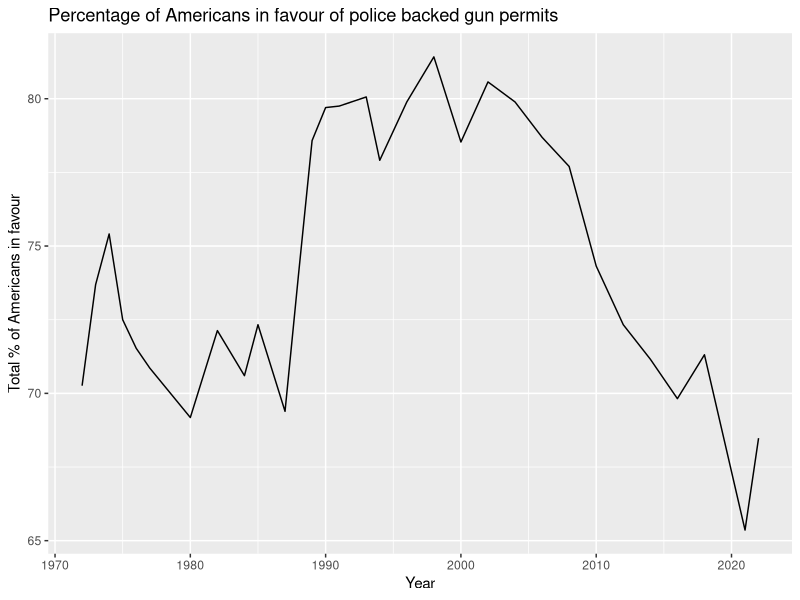
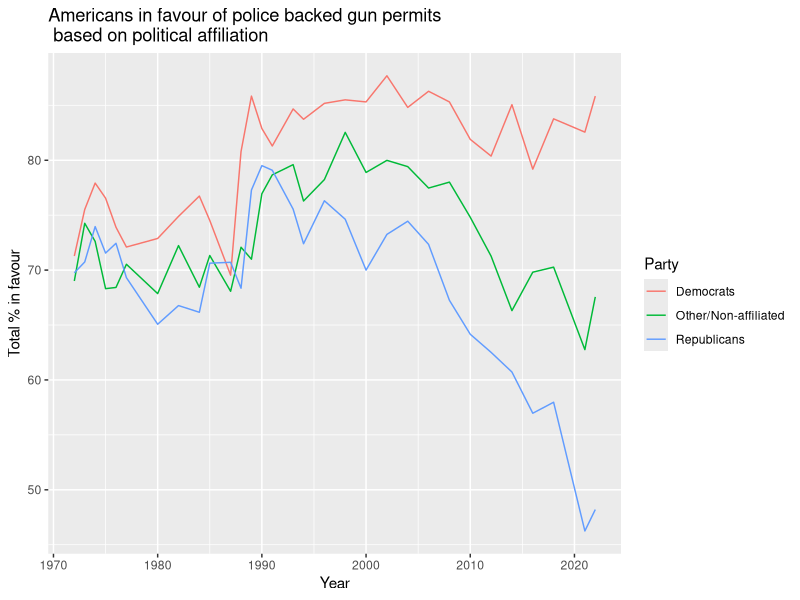
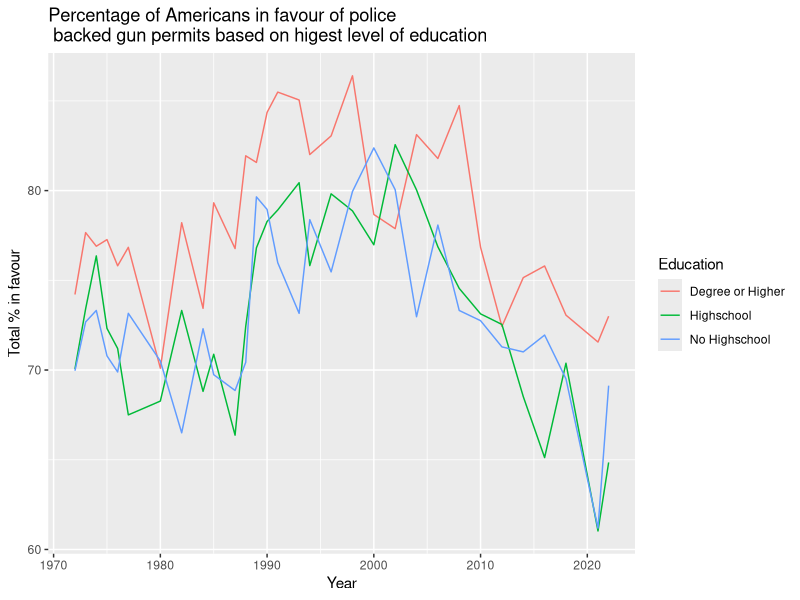
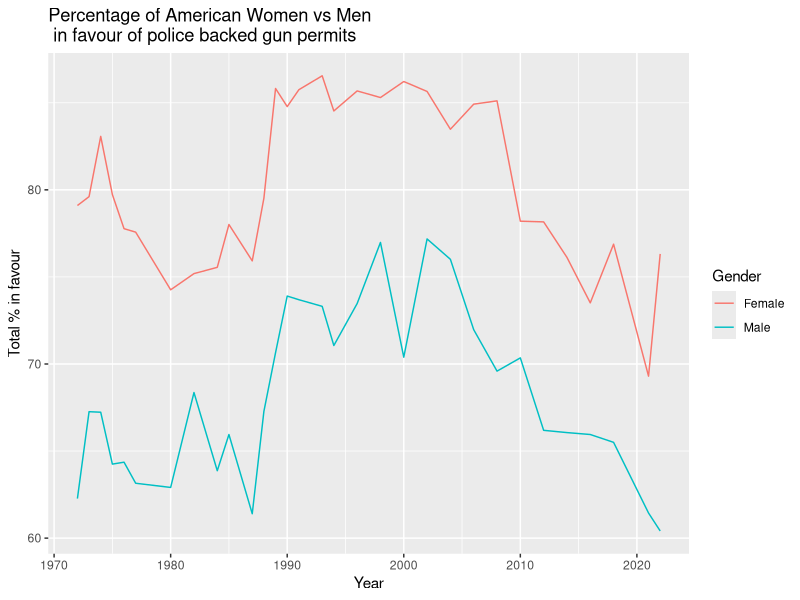
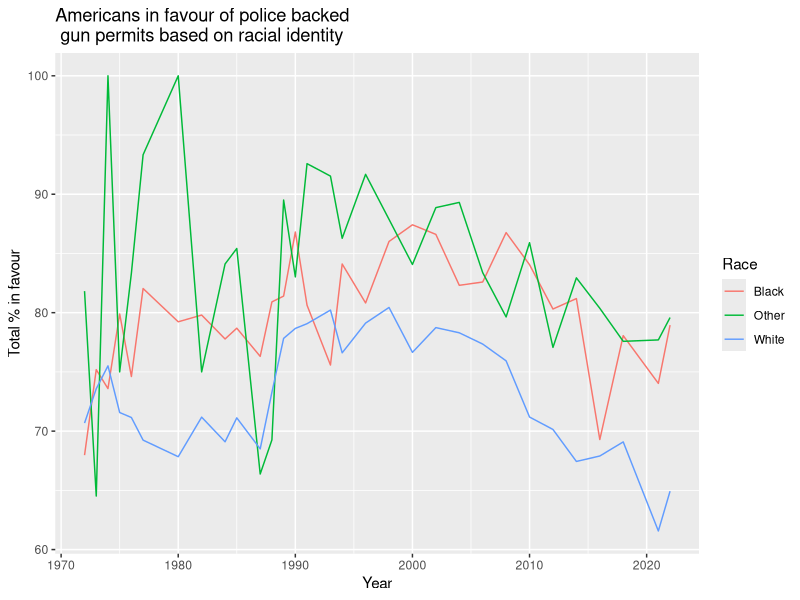

Reproduce these figures in R, in order.
## ---- chunk 1
#| include: false
#| warning: false
#| message: false

library(tidyverse)
library(here)
library(readr)

## ---- chunk 2
#| echo: false
#| warning: false
#| message: false

# Plot 1: GGPlot for GunLaw
Gunlaw <- read_csv(here("./data/analysis_data/Gunlaw.csv"))
transform(Gunlaw, 'Total Americans in Favour' = as.numeric('Total Americans in Favour')) 

names(Gunlaw) <- c("Year", "Total")

ggplot(data=Gunlaw, aes(x = Year, y = Total, group = 1)) +
  geom_line()+
  labs(title = "Percentage of Americans in favour of police backed gun permits", y = "Total % of Americans in favour")

## ---- chunk 3
#| echo: false
#| warning: false
#| message: false  

## load in CSV ##


# Plot 1: GGPlot for GunLaw
GunlawRepVsDem.csv <- read_csv(here("./data/analysis_data/GunlawRepVsDem.csv"))
transform(GunlawRepVsDem.csv, 'Total Americans in Favour' = as.numeric('Total Americans in Favour')) 

## create ggplot ##

### turn strings into numbers
transform(GunlawRepVsDem.csv, 'Democrats' = as.numeric('Democrats')) 
transform(GunlawRepVsDem.csv, 'Republicans' = as.numeric('Republicans')) 
transform(GunlawRepVsDem.csv, 'Other/Non-affiliated' = as.numeric('Other/Non-affiliated')) 


####Make 2 columns side by side into two values in one column one above the other (turn data into long format)
GunlawRepVsDem.csv <- GunlawRepVsDem.csv |> 
  pivot_longer(cols=c('Democrats', 'Republicans', 'Other/Non-affiliated'), names_to='Party', values_to='Total')
###### MAKE THE PLOT #######
ggplot(data=GunlawRepVsDem.csv, aes(x = Year, y=Total, group = Party)) +
  geom_line(aes(colour=Party))+
  labs(title = "Americans in favour of police backed gun permits \n based on political affiliation", y = "Total % in favour")




## ---- chunk 4
#| echo: false
#| warning: false
#| message: false   
#3    GGPlot for GunlawHighestDegree

## load in CSV ##
GunlawHighestDegree.csv <- read_csv(here("./data/analysis_data/GunlawHighestDegree.csv"))
transform(GunlawHighestDegree.csv, 'Total Americans in Favour' = as.numeric('Total Americans in Favour')) 

## create ggplot ##

### turn strings into numbers
transform(GunlawHighestDegree.csv, 'Degree or Higher' = as.numeric('Degree or Higher')) 
transform(GunlawHighestDegree.csv, 'Highschool' = as.numeric('Highschool')) 
transform(GunlawHighestDegree.csv, 'No Highschool' = as.numeric('No Highschool')) 


####Make 2 columns side by side into two values in one column one above the other (turn data into long format)
GunlawHighestDegree.csv <- GunlawHighestDegree.csv |> 
  pivot_longer(cols=c('Degree or Higher', 'Highschool', 'No Highschool'), names_to='Education', values_to='Total')
###### MAKE THE PLOT #######
ggplot(data=GunlawHighestDegree.csv, aes(x = Year, y=Total, group = Education)) +
  geom_line(aes(colour=Education))+
  labs(title = "Percentage of Americans in favour of police \n backed gun permits based on higest level of education", y = "Total % in favour")



## ---- chunk 5
#| echo: false
#| warning: false
#| message: false   
#2    GGPlot for GenderAndGunPermit
## load in CSV ##
GenderAndGunPermit.csv <- read_csv(here("./data/analysis_data/GenderAndGunPermit.csv"))
transform(GenderAndGunPermit.csv, 'Total Americans in Favour' = as.numeric('Total Americans in Favour')) 

## create ggplot ##

### turn strings into numbers
transform(GenderAndGunPermit.csv, 'Female' = as.numeric('Female')) 
transform(GenderAndGunPermit.csv, 'Male' = as.numeric('Male')) 

####Make 2 columns side by side into two values in one column one above the other (turn data into long format)
GenderAndGunPermit.csv <- GenderAndGunPermit.csv |> 
  pivot_longer(cols=c('Female', 'Male'), names_to='Gender', values_to='Total')
###### MAKE THE PLOT #######
ggplot(data=GenderAndGunPermit.csv, aes(x = Year, y=Total, group = Gender)) +
  geom_line(aes(colour=Gender))+
  labs(title = "Percentage of American Women vs Men \n in favour of police backed gun permits", y = "Total % in favour")




## ---- chunk 6
#| echo: false
#| warning: false
#| message: false  ## load in CSV ##

#5    GGPlot for RaceAndGunlaw

## load in CSV ##
RaceAndGunlaw.csv <- read_csv(here("./data/analysis_data/RaceAndGunlaw.csv"))
transform(RaceAndGunlaw.csv, 'Total Americans in Favour' = as.numeric('Total Americans in Favour')) 

## create ggplot ## 
 
### turn strings into numbers
transform(RaceAndGunlaw.csv, 'White' = as.numeric('White')) 
transform(RaceAndGunlaw.csv, 'Black' = as.numeric('Black')) 
transform(RaceAndGunlaw.csv, 'Other' = as.numeric('Other')) 
 

####Make 2 columns side by side into two values in one column one above the other (turn data into long format)
RaceAndGunlaw.csv <- RaceAndGunlaw.csv |> 
  pivot_longer(cols=c('White', 'Black', 'Other'), names_to='Race', values_to='Total')
###### MAKE THE PLOT #######
ggplot(data=RaceAndGunlaw.csv, aes(x = Year, y=Total, group = Race)) +
  geom_line(aes(colour=Race))+
  labs(title = "Americans in favour of police backed \n gun permits based on racial identity", y = "Total % in favour")


